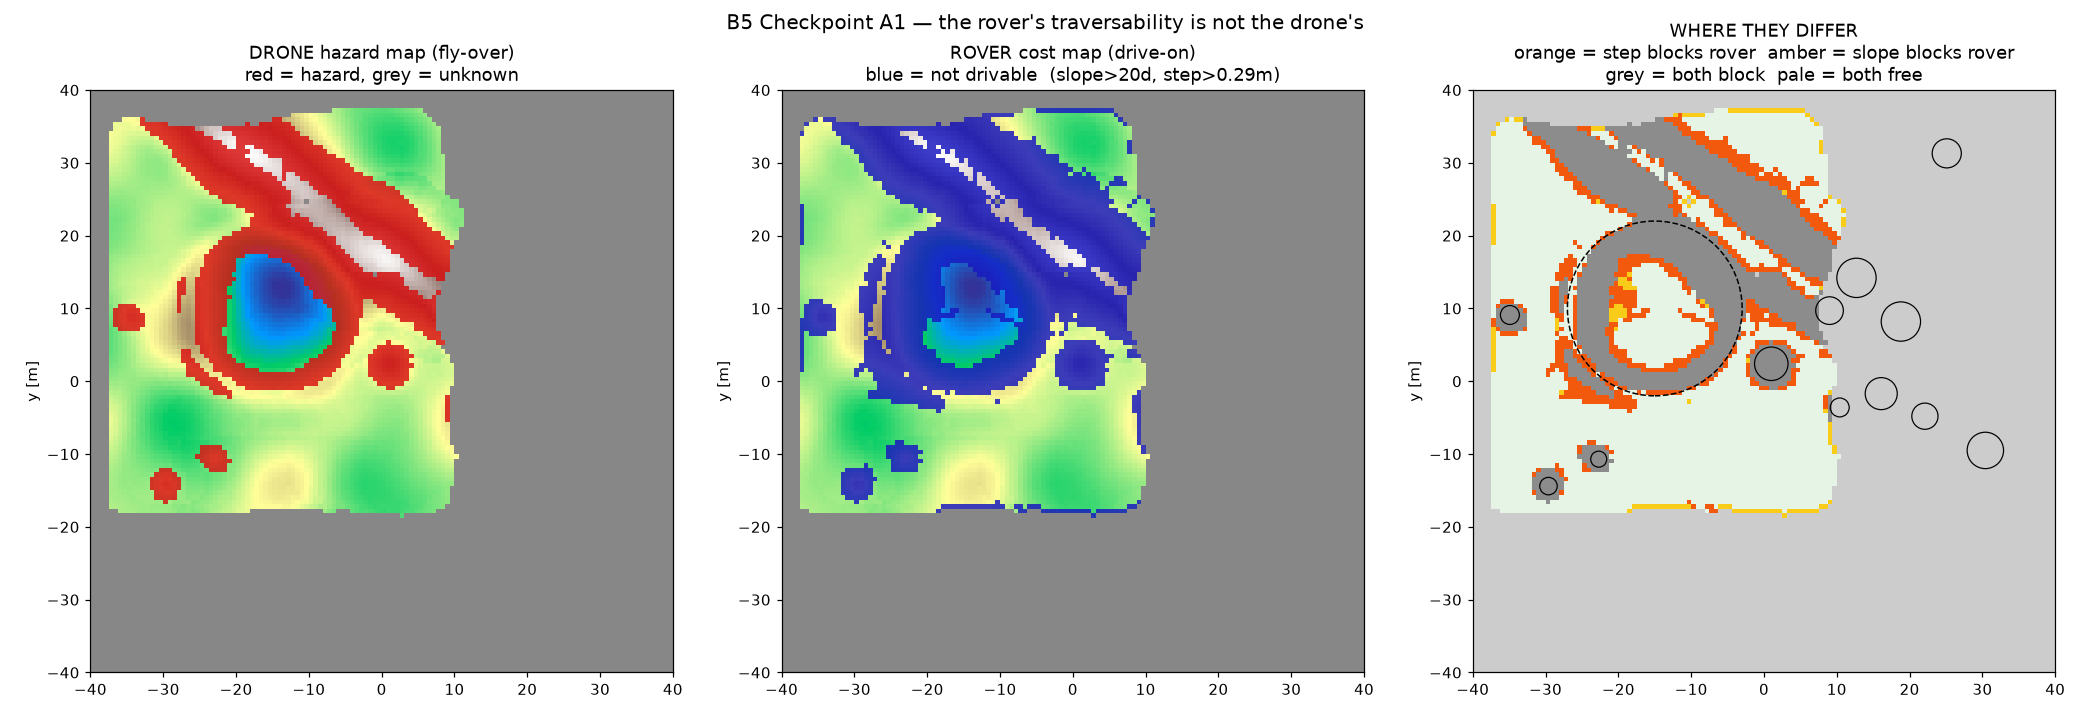

Generate this figure with Python:
"""B5 CHECKPOINT A1 -- the rover's traversability vs the drone's hazard map."""
import json

import numpy as np
import matplotlib
matplotlib.use("Agg")
import matplotlib.pyplot as plt
from scipy.ndimage import label

from mars_world import build_heightmap, EXTENT, CELL, CRATER_CENTRE, CRATER_RADIUS
from cost_map import TraversabilityMap, CostParams
from world_map import load_perceived
from rover_cost_map import rover_cost_map, RoverParams, local_step

ORIGIN = (-EXTENT / 2, -EXTENT / 2)


def main():
    hmap, feats, rocks = build_heightmap()
    tm_true = TraversabilityMap(hmap, CELL, ORIGIN, CostParams())
    pm, z = load_perceived()
    n = pm.n

    rp = RoverParams()
    tm_rov, d = rover_cost_map(pm, rp)
    drone_hz = pm.hazard(0.5)
    known = pm.known

    print("=== B5 CHECKPOINT A1 -- rover traversability vs drone hazard map ===")
    print(f"  rover geometry from the URDF: wheel radius {rp.wheel_radius_m:.2f} m "
          f"(cylinder r=0.29, 6 wheels), chassis ~1.0 x 1.3 m")
    print(f"  rover limits: max slope {rp.max_slope_deg:.0f} deg (slip-limited), "
          f"max step {rp.step_limit_m:.2f} m (= one wheel radius)")
    print(f"  drone limits: max slope {CostParams().slope_max_deg:.0f} deg, "
          f"prominence {CostParams().obs_max_m:.2f} m over a "
          f"{CostParams().neighbourhood_m:.0f} m window")
    print(f"  inflation: rover {rp.inflate_cells} cell ({rp.inflate_cells*CELL:.2f} m, "
          f"= half-width) vs drone {CostParams().inflate_cells} cells "
          f"({CostParams().inflate_cells*CELL:.2f} m, flight buffer)")

    rov = tm_rov.blocked_raw & known
    dro = drone_hz & known
    both = rov & dro
    rov_only = rov & ~dro
    dro_only = dro & ~rov
    free_both = known & ~rov & ~dro

    print(f"\n=== DIFFERENCES over {int(known.sum())} KNOWN cells ===")
    print(f"  blocked for BOTH                  {int(both.sum()):6d}")
    print(f"  blocked for ROVER only            {int(rov_only.sum()):6d}   "
          f"<- flyable, not drivable")
    print(f"  blocked for DRONE only            {int(dro_only.sum()):6d}")
    print(f"  free for both                     {int(free_both.sum()):6d}")
    print(f"  rover blocks {100*rov.sum()/known.sum():.1f}% of known ground, "
          f"drone {100*dro.sum()/known.sum():.1f}%")

    steep_only = rov_only & d["too_steep"] & ~d["too_stepped"]
    step_only = rov_only & d["too_stepped"] & ~d["too_steep"]
    both_cause = rov_only & d["too_steep"] & d["too_stepped"]
    print(f"\n=== WHY the rover blocks what the drone did not ===")
    print(f"  step > {rp.step_limit_m:.2f} m only        {int(step_only.sum()):6d}  "
          f"<- rocks the drone flew over")
    print(f"  slope > {rp.max_slope_deg:.0f} deg only          {int(steep_only.sum()):6d}  "
          f"<- grades flyable but not drivable")
    print(f"  both causes                       {int(both_cause.sum()):6d}")
    if steep_only.any():
        sl = d["slope"][steep_only]
        band = float(((sl >= rp.max_slope_deg)
                      & (sl <= CostParams().slope_max_deg)).mean())
        print(f"  slope-only cells: {sl.min():.1f}-{sl.max():.1f} deg, mean {sl.mean():.1f}")
        print(f"    {100*band:.0f}% fall in the {rp.max_slope_deg:.0f}-"
              f"{CostParams().slope_max_deg:.0f} deg band, which is the expected"
              f" 'flyable but not drivable' wedge.")
        print(f"    The rest are STEEPER than the drone's own {CostParams().slope_max_deg:.0f}"
              f" deg limit yet were not flagged, because the two maps are derived")
        print(f"    differently: the drone's hazard label is its per-frame CLASSIFIER"
              f" output, while the rover map re-differentiates the FUSED height")
        print(f"    raster. Averaging many frames leaves the fused surface slightly"
              f" rougher than any single frame the classifier scored.")
    if step_only.any():
        st = d["step"][step_only]
        print(f"  step-only cells have steps {st.min():.2f}-{st.max():.2f} m "
              f"(mean {st.mean():.2f}) vs the {rp.step_limit_m:.2f} m limit")

    print(f"\n=== HAND CHECK -- are the differences where they should be? ===")
    frac = rov_only.sum() / max(known.sum(), 1)
    print(f"  rover-only blocks are {100*frac:.1f}% of known ground "
          f"-- {'sane' if 0.01 < frac < 0.5 else 'SUSPECT (everywhere or nowhere)'}")
    checked = 0
    for (bx, by, br, bh) in sorted(rocks, key=lambda r: -r[3])[:6]:
        i, j = tm_rov.to_grid(bx, by)
        if not known[i, j]:
            continue
        checked += 1
        print(f"  boulder ({bx:5.1f},{by:5.1f}) h {bh:.1f} m: "
              f"drone {'HAZ ' if dro[i,j] else 'safe'}  "
              f"rover {'BLOCK' if rov[i,j] else 'ok   '}  "
              f"sensed step {d['step'][i,j]:.2f} m  slope {d['slope'][i,j]:.1f} deg")
        if checked >= 4:
            break

    lbl, nlab = label(~tm_rov.blocked)
    sizes = np.bincount(lbl.ravel())[1:]
    order = np.argsort(sizes)[::-1]
    print(f"\n=== CONNECTIVITY of drivable ground ===")
    print(f"  {nlab} disconnected drivable components; largest "
          f"{sizes[order[0]] if len(sizes) else 0} cells")
    ci, cj = tm_rov.to_grid(*CRATER_CENTRE)
    if lbl[ci, cj] > 0:
        comp = lbl[ci, cj]
        same = comp == lbl[order[0] + 1] if False else (comp == (order[0] + 1))
        print(f"  crater floor at {CRATER_CENTRE} IS drivable "
              f"(component {comp}, {sizes[comp-1]} cells)")
        print(f"  ... and it is {'the main region' if same else 'ISOLATED from the main region'}"
              f" -- the rim blocks the way in" if not same else "")
    else:
        print(f"  crater floor at {CRATER_CENTRE} is not drivable")

    ext = [-EXTENT/2, EXTENT/2, -EXTENT/2, EXTENT/2]
    fig, ax = plt.subplots(1, 3, figsize=(19, 6.4))

    a = ax[0]
    a.imshow(np.where(known, pm.height, np.nan).T, origin="lower", extent=ext, cmap="terrain")
    ov = np.zeros((n, n, 4)); ov[drone_hz] = [0.85, .08, .08, .85]
    ov[~known] = [0.45, .45, .45, .85]
    a.imshow(np.transpose(ov, (1, 0, 2)), origin="lower", extent=ext)
    a.set_title("DRONE hazard map (fly-over)\nred = hazard, grey = unknown")

    a = ax[1]
    a.imshow(np.where(known, pm.height, np.nan).T, origin="lower", extent=ext, cmap="terrain")
    ov = np.zeros((n, n, 4)); ov[tm_rov.blocked_raw] = [0.10, .10, .75, .85]
    ov[~known] = [0.45, .45, .45, .85]
    a.imshow(np.transpose(ov, (1, 0, 2)), origin="lower", extent=ext)
    a.set_title(f"ROVER cost map (drive-on)\nblue = not drivable  "
                f"(slope>{rp.max_slope_deg:.0f}d, step>{rp.step_limit_m:.2f}m)")

    a = ax[2]
    dm = np.ones((n, n, 3))
    dm[free_both] = [0.90, 0.96, 0.90]
    dm[both] = [0.55, 0.55, 0.55]
    dm[step_only | both_cause] = [0.95, 0.35, 0.05]
    dm[steep_only] = [0.98, 0.80, 0.10]
    dm[dro_only] = [0.10, 0.60, 0.85]
    dm[~known] = [0.80, 0.80, 0.80]
    a.imshow(np.transpose(dm, (1, 0, 2)), origin="lower", extent=ext)
    for (bx, by, br, bh) in rocks:
        a.add_patch(plt.Circle((bx, by), br, fill=False, color="k", lw=0.8))
    a.add_patch(plt.Circle(CRATER_CENTRE, CRATER_RADIUS, fill=False, color="k",
                           lw=1.0, ls="--"))
    a.set_title("WHERE THEY DIFFER\norange = step blocks rover  amber = slope blocks rover\n"
                "grey = both block  pale = both free")

    for a in ax:
        a.set_xlabel("x [m]"); a.set_ylabel("y [m]")
    fig.suptitle("B5 Checkpoint A1 — the rover's traversability is not the drone's",
                 fontsize=13)
    fig.tight_layout()
    fig.savefig("b5_a1_rover_costmap.png", dpi=110)
    print("\n  plot  b5_a1_rover_costmap.png")

    np.savez("b5_rover_costmap.npz", blocked=tm_rov.blocked,
             blocked_raw=tm_rov.blocked_raw, cost=tm_rov.cost,
             slope=d["slope"], step=d["step"], known=known,
             cell=CELL, origin=ORIGIN)
    with open("b5_a1_rover_costmap.json", "w") as fh:
        json.dump({"rover_params": {k: v for k, v in rp.__dict__.items()},
                   "step_limit_m": rp.step_limit_m,
                   "known_cells": int(known.sum()),
                   "blocked_both": int(both.sum()),
                   "blocked_rover_only": int(rov_only.sum()),
                   "blocked_drone_only": int(dro_only.sum()),
                   "free_both": int(free_both.sum()),
                   "cause_step_only": int(step_only.sum()),
                   "cause_slope_only": int(steep_only.sum()),
                   "cause_both": int(both_cause.sum()),
                   "drivable_components": int(nlab)}, fh, indent=1, default=float)
    print("  log   b5_a1_rover_costmap.json + b5_rover_costmap.npz")


if __name__ == "__main__":
    main()
